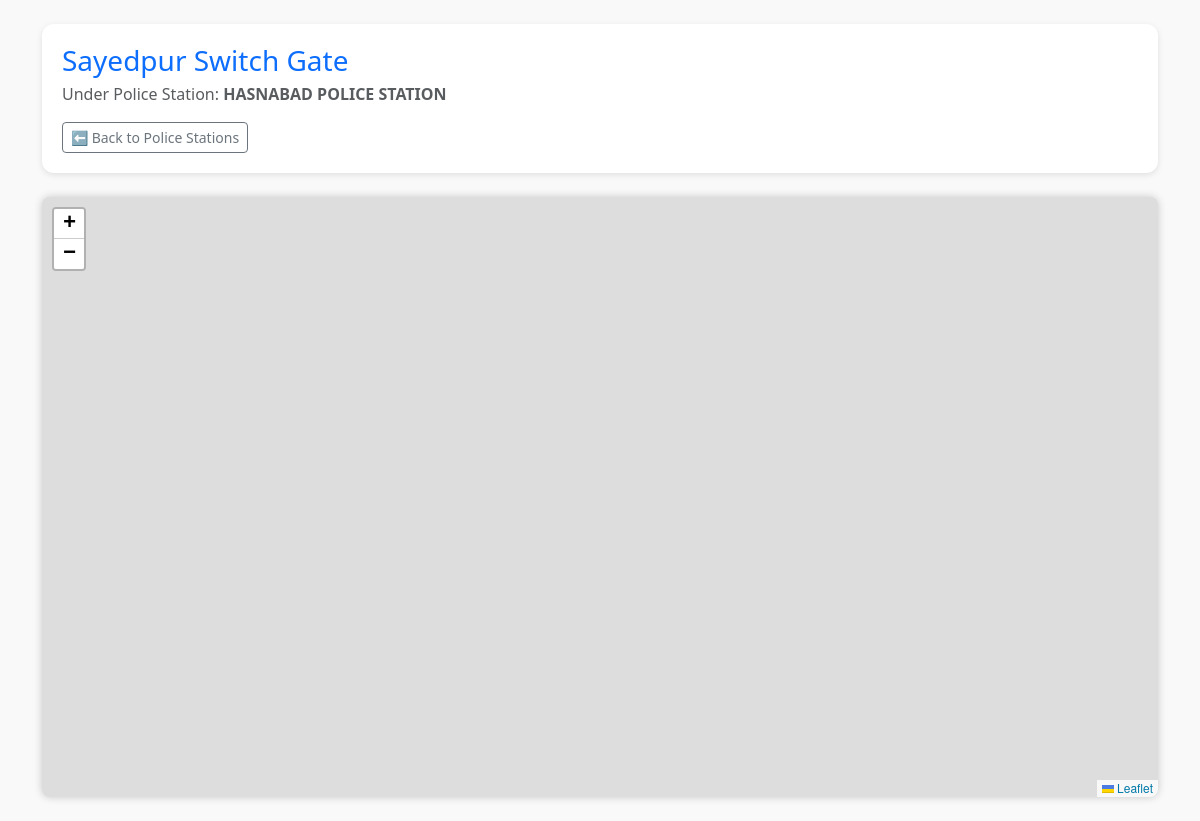
The page /area/64/map/ (signed in) on the database its author committed.
### monitoring/models.py (models this page shows, shortened)
class CCTVArea(models.Model):
    name = models.CharField(max_length=100)
    police_station = models.ForeignKey(PoliceStation, on_delete=models.CASCADE, related_name='areas')

class PoliceStation(models.Model):
    name = models.CharField(max_length=100)
    area = models.CharField(max_length=200)

### monitoring/views.py (the view)
# urls.py: path('area/<int:area_id>/map/', views.cctv_area_map, name='cctv_area_map'),
@login_required
def cctv_area_map(request, area_id):
    area = get_object_or_404(CCTVArea, id=area_id)
    cctvs = area.cctvs.filter(latitude__isnull=False, longitude__isnull=False)
    return render(request, 'cctv_area_map.html', {'area': area, 'cctvs': cctvs})

### templates/cctv_area_map.html (shortened to what this page needs)
{% load static %}
<!DOCTYPE html>
<html lang="en">
<head>
    <link href="https://cdn.jsdelivr.net/npm/bootstrap@5.3.0/dist/css/bootstrap.min.css" rel="stylesheet">
    <link rel="stylesheet" href="https://unpkg.com/leaflet@1.9.4/dist/leaflet.css" />
    <link rel="stylesheet" href="https://unpkg.com/leaflet.markercluster/dist/MarkerCluster.Default.css" />
</head>
<body class="container py-4">
    <div class="material-card mb-4">
        <h3 class="mb-1 text-primary">{{ area.name }}</h3>
        <p class="text-muted">Under Police Station: <strong>{{ area.police_station.name }}</strong></p>
        <a href="{% url 'map_page' %}" class="btn btn-outline-secondary btn-sm">⬅ Back to Police Stations</a>
    </div>
    <div id="map"></div>
</body>
</html>

### templates/cctv_area_map.html (style rules this page uses)
body { background-color: #f9f9f9; }
#map { height: 600px; border-radius: 8px; box-shadow: 0 0 8px rgba(0,0,0,0.2); }
.material-card { background: white; padding: 20px; border-radius: 12px; box-shadow: 0 2px 6px rgba(0,0,0,0.1); }

### rows shown on the page
CCTVArea: name "Sayedpur Switch Gate", police_station.name "HASNABAD POLICE STATION"
